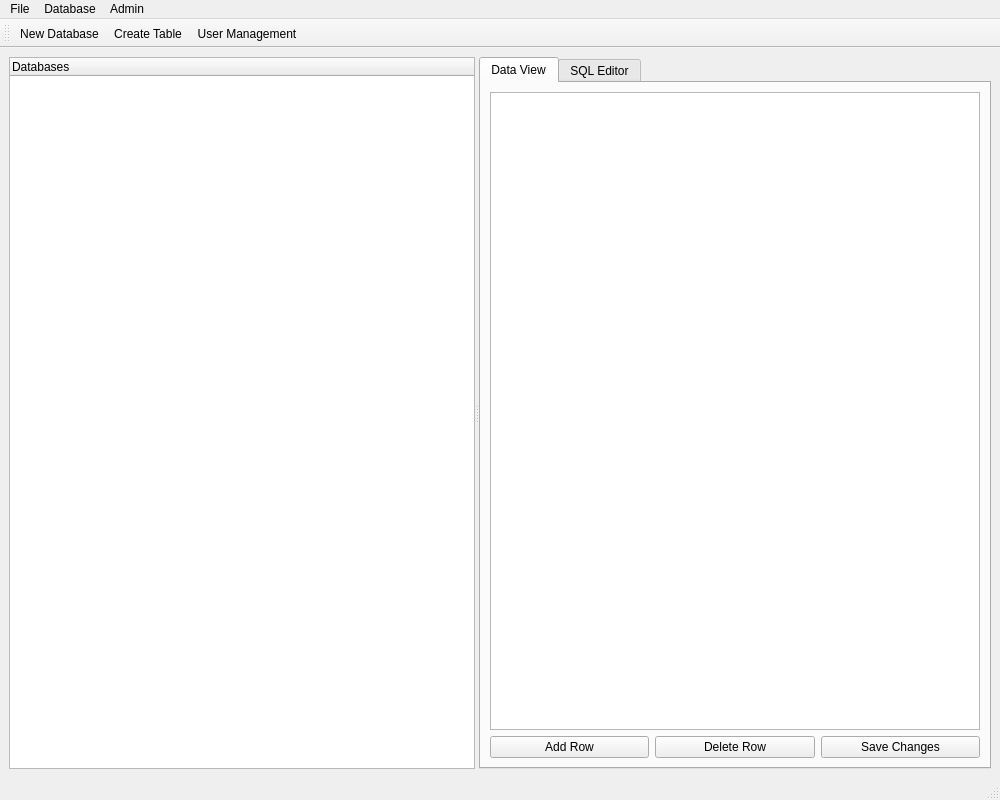
<?xml version="1.0" encoding="UTF-8"?>
<ui version="4.0">
 <class>MainWindow</class>
 <widget class="QMainWindow" name="MainWindow">
  <property name="geometry">
   <rect>
    <x>0</x>
    <y>0</y>
    <width>1000</width>
    <height>800</height>
   </rect>
  </property>
  <property name="windowTitle">
   <string>Database Management System</string>
  </property>
  <widget class="QWidget" name="centralwidget">
   <layout class="QHBoxLayout" name="horizontalLayout">
    <item>
     <widget class="QSplitter" name="splitter">
      <property name="orientation">
       <enum>Qt::Orientation::Horizontal</enum>
      </property>
      <widget class="QTreeWidget" name="databaseTreeWidget">
       <column>
        <property name="text">
         <string>Databases</string>
        </property>
       </column>
      </widget>
      <widget class="QTabWidget" name="mainTabWidget">
       <property name="currentIndex">
        <number>0</number>
       </property>
       <widget class="QWidget" name="tableTab">
        <attribute name="title">
         <string>Data View</string>
        </attribute>
        <layout class="QVBoxLayout" name="verticalLayout">
         <item>
          <widget class="QTableWidget" name="dataTableWidget"/>
         </item>
         <item>
          <layout class="QHBoxLayout" name="horizontalLayout_2">
           <item>
            <widget class="QPushButton" name="addRowButton">
             <property name="text">
              <string>Add Row</string>
             </property>
            </widget>
           </item>
           <item>
            <widget class="QPushButton" name="deleteRowButton">
             <property name="text">
              <string>Delete Row</string>
             </property>
            </widget>
           </item>
           <item>
            <widget class="QPushButton" name="saveChangesButton">
             <property name="text">
              <string>Save Changes</string>
             </property>
            </widget>
           </item>
          </layout>
         </item>
        </layout>
       </widget>
       <widget class="QWidget" name="sqlTab">
        <attribute name="title">
         <string>SQL Editor</string>
        </attribute>
        <layout class="QVBoxLayout" name="verticalLayout_2">
         <item>
          <widget class="QPlainTextEdit" name="sqlEditor"/>
         </item>
         <item>
          <layout class="QHBoxLayout" name="horizontalLayout_3">
           <item>
            <widget class="QPushButton" name="executeButton">
             <property name="text">
              <string>Execute</string>
             </property>
            </widget>
           </item>
           <item>
            <widget class="QPushButton" name="clearButton">
             <property name="text">
              <string>Clear</string>
             </property>
            </widget>
           </item>
           <item>
            <widget class="QPushButton" name="loadScriptButton">
             <property name="text">
              <string>Load Script</string>
             </property>
            </widget>
           </item>
          </layout>
         </item>
        </layout>
       </widget>
      </widget>
     </widget>
    </item>
   </layout>
  </widget>
  <widget class="QMenuBar" name="menubar">
   <property name="geometry">
    <rect>
     <x>0</x>
     <y>0</y>
     <width>1000</width>
     <height>18</height>
    </rect>
   </property>
   <widget class="QMenu" name="menuFile">
    <property name="title">
     <string>File</string>
    </property>
    <addaction name="actionNewDatabase"/>
    <addaction name="actionOpenDatabase"/>
    <addaction name="separator"/>
    <addaction name="actionExit"/>
   </widget>
   <widget class="QMenu" name="menuDatabase">
    <property name="title">
     <string>Database</string>
    </property>
    <addaction name="actionCreateTable"/>
    <addaction name="actionModifyTable"/>
    <addaction name="actionDeleteTable"/>
   </widget>
   <widget class="QMenu" name="menuAdmin">
    <property name="title">
     <string>Admin</string>
    </property>
    <addaction name="actionUserManagement"/>
    <addaction name="actionPermissions"/>
   </widget>
   <addaction name="menuFile"/>
   <addaction name="menuDatabase"/>
   <addaction name="menuAdmin"/>
  </widget>
  <widget class="QStatusBar" name="statusbar"/>
  <widget class="QToolBar" name="toolBar">
   <property name="windowTitle">
    <string>toolBar</string>
   </property>
   <attribute name="toolBarArea">
    <enum>TopToolBarArea</enum>
   </attribute>
   <attribute name="toolBarBreak">
    <bool>false</bool>
   </attribute>
   <addaction name="actionNewDatabase"/>
   <addaction name="actionCreateTable"/>
   <addaction name="actionUserManagement"/>
  </widget>
  <action name="actionNewDatabase">
   <property name="text">
    <string>New Database</string>
   </property>
  </action>
  <action name="actionOpenDatabase">
   <property name="text">
    <string>Open Database</string>
   </property>
  </action>
  <action name="actionExit">
   <property name="text">
    <string>Exit</string>
   </property>
  </action>
  <action name="actionCreateTable">
   <property name="text">
    <string>Create Table</string>
   </property>
  </action>
  <action name="actionModifyTable">
   <property name="text">
    <string>Modify Table</string>
   </property>
  </action>
  <action name="actionDeleteTable">
   <property name="text">
    <string>Delete Table</string>
   </property>
  </action>
  <action name="actionUserManagement">
   <property name="text">
    <string>User Management</string>
   </property>
  </action>
  <action name="actionPermissions">
   <property name="text">
    <string>Permissions</string>
   </property>
  </action>
 </widget>
 <resources/>
 <connections/>
</ui>
